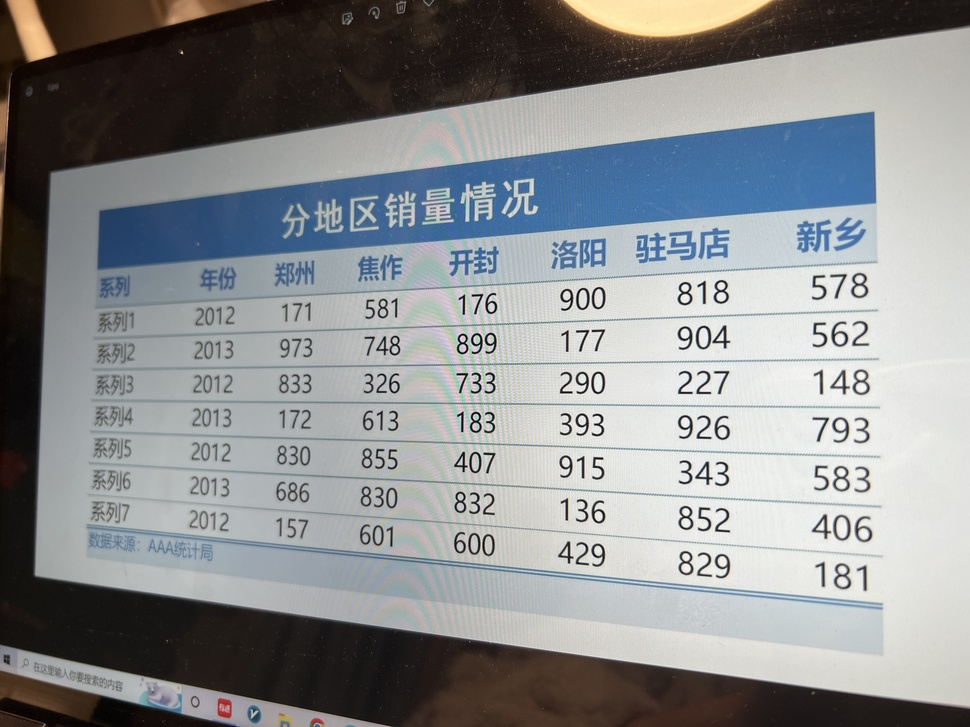
#> input picture data/4.jpg, 970 x 727 px, shrunk from 4032 x 3024 before the run, found by its file name
$ python draft1.py
#> lines starting #> are read from the running program, lines starting #| are printed output that depends on the picture; after the words box and inside, x2 and y2 are one past the last pixel; in counts of white or black regions, pixels touching at a corner belong together
import numpy as np
import cv2 as cv


def binary(img):
    gray=cv.cvtColor(img,cv.COLOR_BGR2GRAY)
    ret,binary = cv.threshold(gray,0,255,cv.THRESH_BINARY_INV|cv.THRESH_OTSU)
    return binary

def  Transformation(img,src):
    coords=np.column_stack(np.where(img>0))
    print(coords)
    print(coords.shape)
    angle =cv.minAreaRect(coords)[-1]    #最小外接矩形

    print(angle)
    if angle<-45:
        angle = -(90+angle)
    else:
        angle=-angle
    center = (w//2,h//2)
    M= cv.getRotationMatrix2D(center,angle,1.0) #传入中心和角度 得到旋转矩形
    rotated = cv.warpAffine(src,M,(w,h),flags=cv.INTER_CUBIC,borderMode=cv.BORDER_REPLICATE)
    cv.putText(rotated,'Angle:{:.2f} degrees'.format(angle),(10,30),cv.FONT_HERSHEY_SIMPLEX,0.7,(0,0,255),2)#绘制文字
    cv.imshow('Rotated',rotated)


src= cv.imread('4.jpg')
#> src is the input picture: shape (727, 970, 3); mean B, G, R 143.1, 141.6, 138.9
(h,w)=src.shape[:2]
#> h = 727; w = 970
gray=cv.cvtColor(src,cv.COLOR_BGR2GRAY)
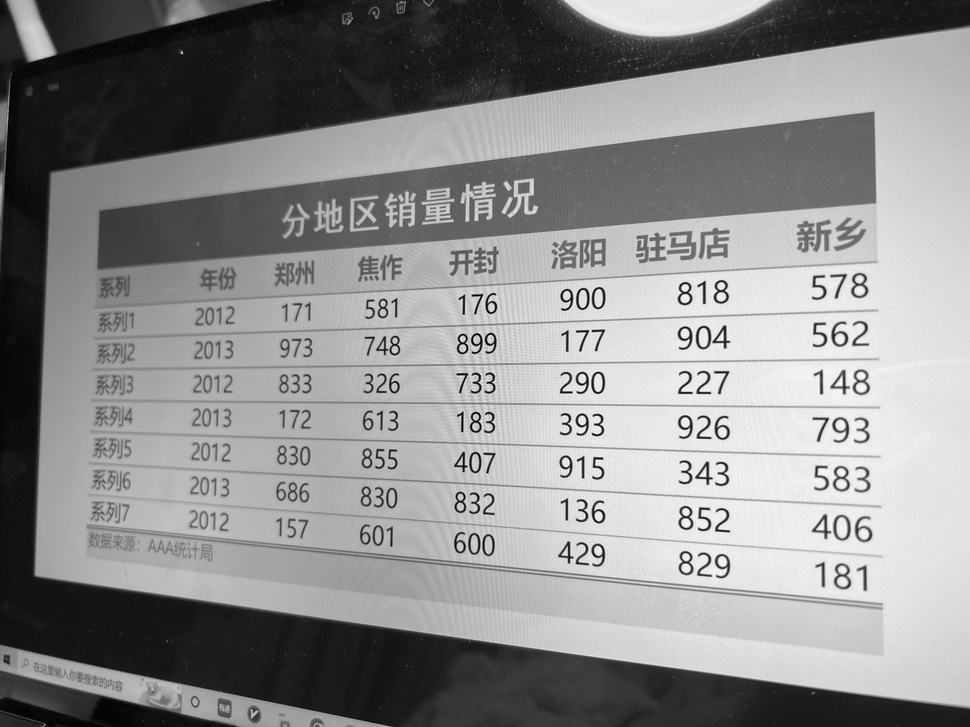
#> gray: shape (727, 970); min 0, max 255, mean 141
binary=binary(src)
#> in binary, `ret,binary = cv.threshold(gray,0,255,cv.THRESH_BINARY_INV|cv.THRESH_OT..`:
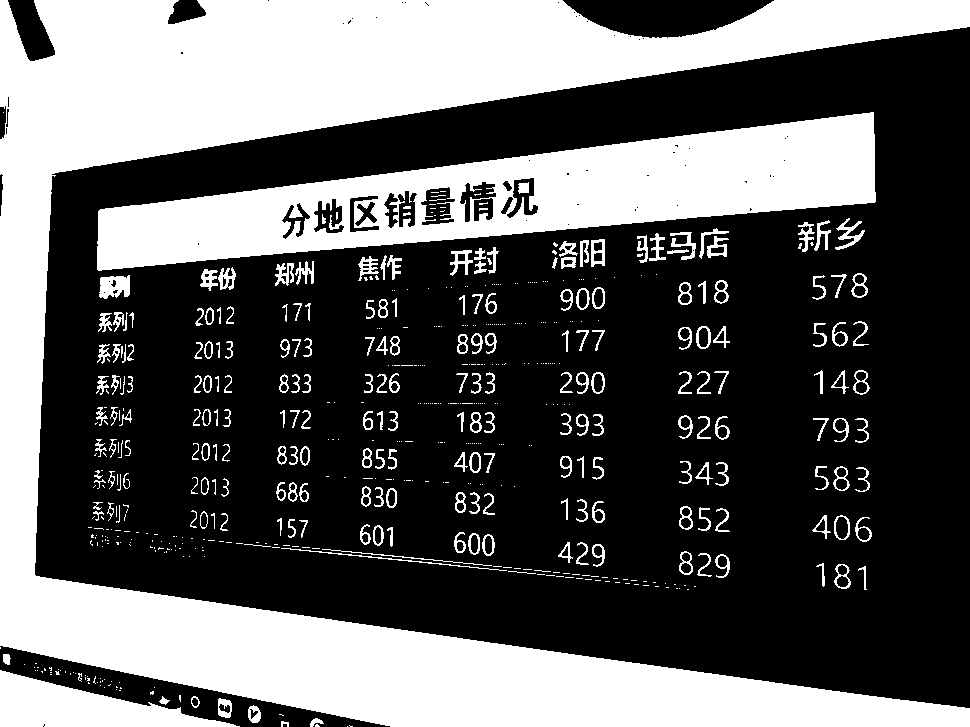
#> binary: shape (727, 970); 36.7% white; 595 white regions (367 under 20 px), largest, box (x1, y1, x2, y2) and area: (0, 0, 970, 727) 176514, (97, 112, 876, 271) 54107, (0, 670, 240, 727) 6808
#> in binary, `ret,binary = cv.threshold(gray,0,255,cv.THRESH_BINARY_INV|cv.THRESH_OT..`: ret = 121
Transformation(binary,src)
#> in Transformation, `coords=np.column_stack(np.where(img>0))`: coords = 259092 pairs, first value 0 to 726, second value 0 to 969
#> (printed output is left out)
#| (259092, 2)
#> in Transformation, `angle =cv.minAreaRect(coords)[-1]`: angle = -90
#| -90.0
#> in Transformation, `angle = -(90+angle)`: angle = 0
#> in Transformation, `M= cv.getRotationMatrix2D(center,angle,1.0)`: M = [[1, 0, 0], [0, 1, 0]]
#> in Transformation, `cv.putText(rotated,'Angle:{:.2f} degrees'.format(angle),(10,30),cv.FON..`:
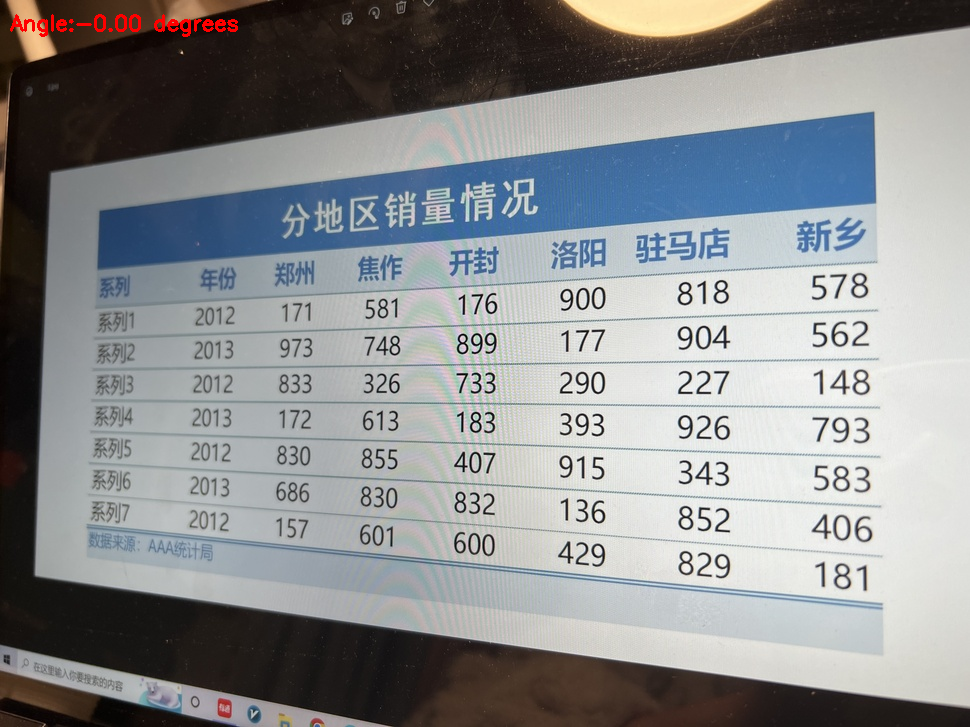
#> rotated: shape (727, 970, 3); 0.23% of pixels changed, all inside (x1, y1, x2, y2) = (10, 14, 238, 37)
cv.imshow('src',src)
cv.imshow('binary',binary)
cv.waitKey(0)

$ run again, with data/1.jpg copied over data/4.jpg
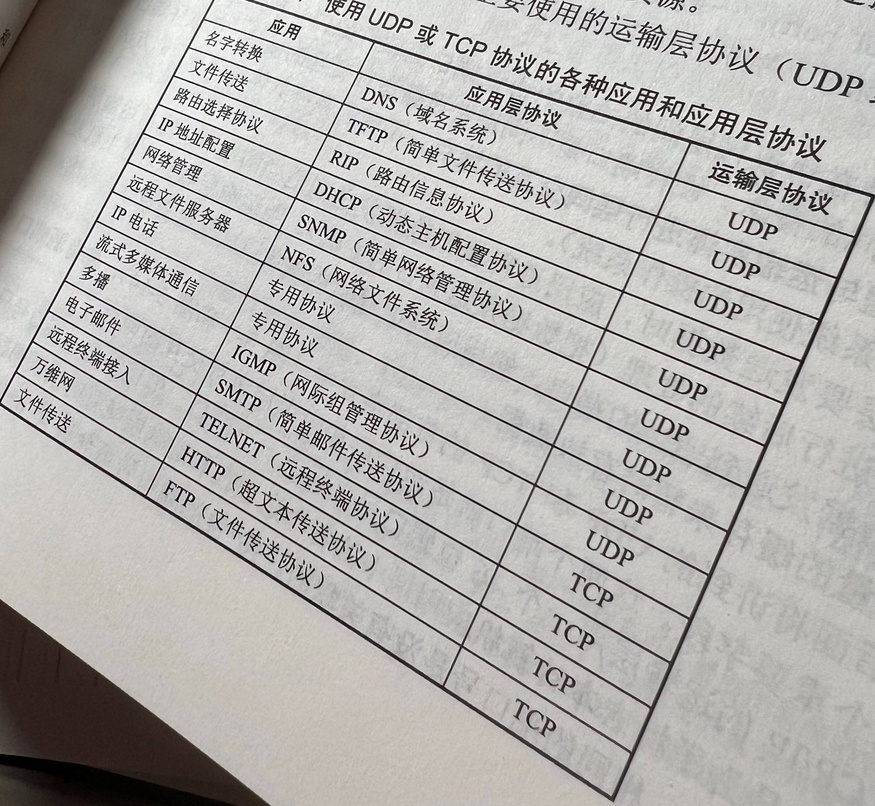
#> input picture data/1.jpg, 875 x 806 px, shrunk from 2814 x 2592 before the run, found by its file name
#> src is the input picture: shape (806, 875, 3); mean B, G, R 173.9, 176.6, 178.7
#> in binary, `ret,binary = cv.threshold(gray,0,255,cv.THRESH_BINARY_INV|cv.THRESH_OT..`:
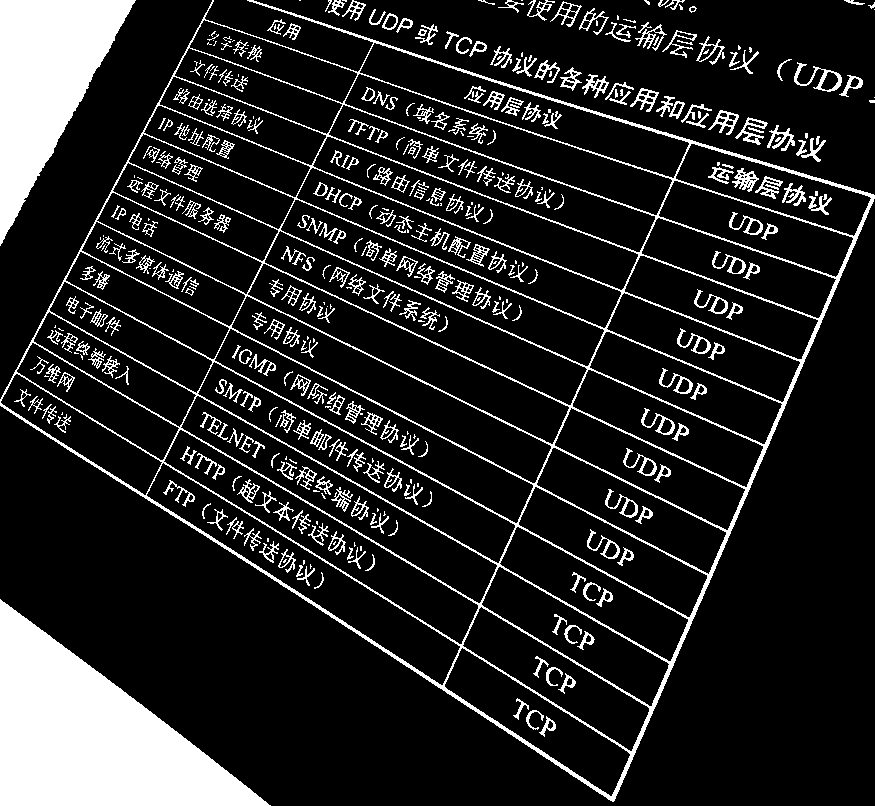
#> binary: shape (806, 875); 14.6% white; 453 white regions (118 under 20 px), largest, box (x1, y1, x2, y2) and area: (0, 599, 271, 806) 28510, (0, 0, 875, 802) 27207, (0, 0, 136, 246) 16758
#> ret = 124
#> coords = 103115 pairs, first value 0 to 805, second value 0 to 874
#> (printed output is left out)
#| (103115, 2)
#> in Transformation, `angle =cv.minAreaRect(coords)[-1]`: angle = -90
#| -90.0
#> in Transformation, `angle = -(90+angle)`: angle = 0
#> M = [[1, 0, 0], [0, 1, 0]]
#> in Transformation, `cv.putText(rotated,'Angle:{:.2f} degrees'.format(angle),(10,30),cv.FON..`:
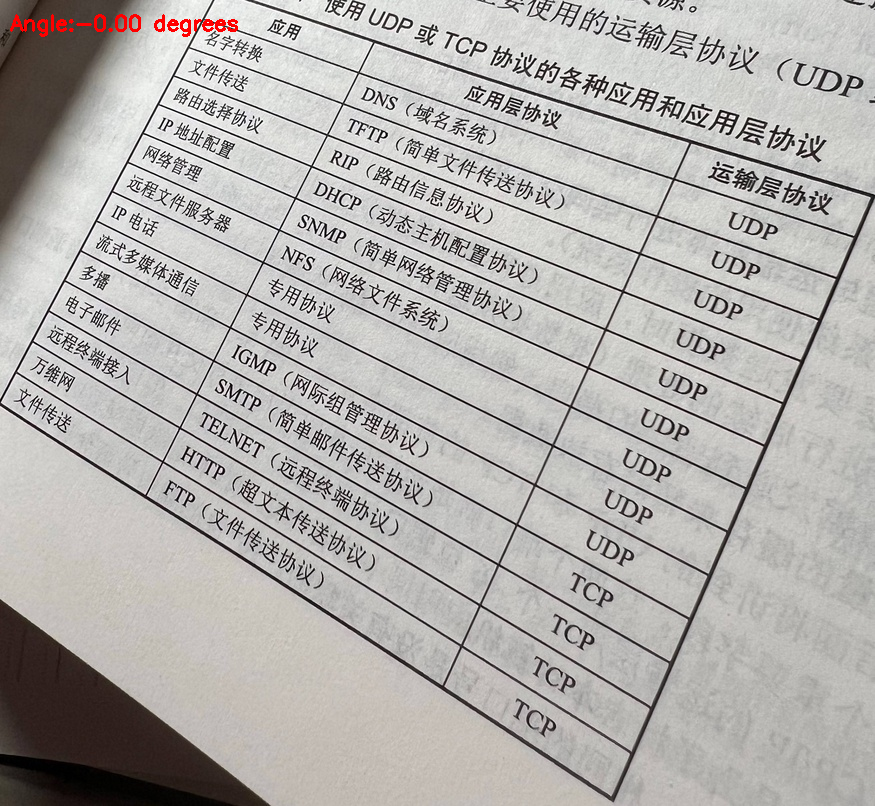
#> rotated: shape (806, 875, 3); 0.23% of pixels changed, all inside (x1, y1, x2, y2) = (10, 14, 238, 37)

$ run again, with data/10.jpg copied over data/4.jpg
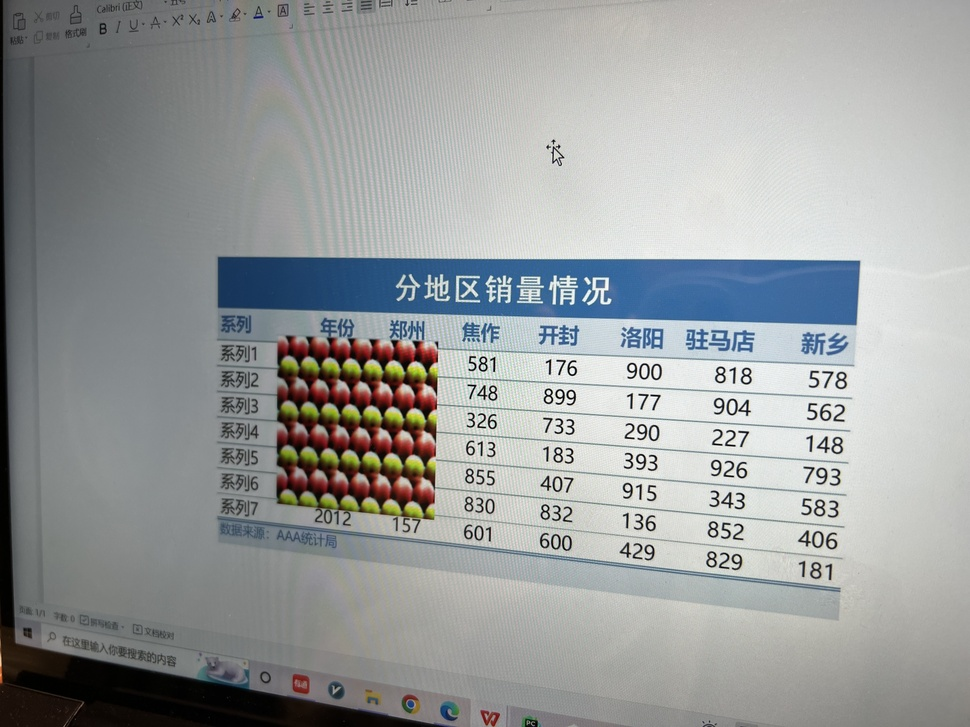
#> input picture data/10.jpg, 970 x 727 px, shrunk from 4032 x 3024 before the run, found by its file name
#> src is the input picture: shape (727, 970, 3); mean B, G, R 156.7, 156.6, 153.4
#> in binary, `ret,binary = cv.threshold(gray,0,255,cv.THRESH_BINARY_INV|cv.THRESH_OT..`:
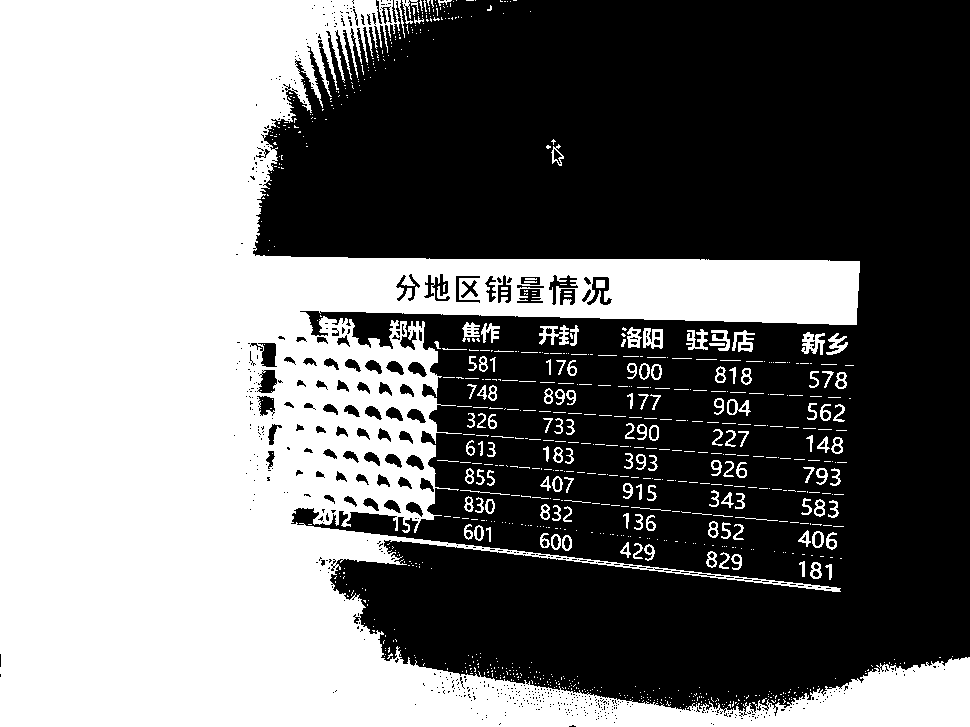
#> binary: shape (727, 970); 45.5% white; 876 white regions (733 under 20 px), largest, box (x1, y1, x2, y2) and area: (0, 0, 970, 727) 306759, (801, 332, 825, 355) 321, (539, 325, 569, 345) 305
#> ret = 151
#> coords = 320533 pairs, first value 0 to 726, second value 0 to 969
#> (printed output is left out)
#| (320533, 2)
#> in Transformation, `angle =cv.minAreaRect(coords)[-1]`: angle = -90
#| -90.0
#> in Transformation, `angle = -(90+angle)`: angle = 0
#> M = [[1, 0, 0], [0, 1, 0]]
#> in Transformation, `cv.putText(rotated,'Angle:{:.2f} degrees'.format(angle),(10,30),cv.FON..`:
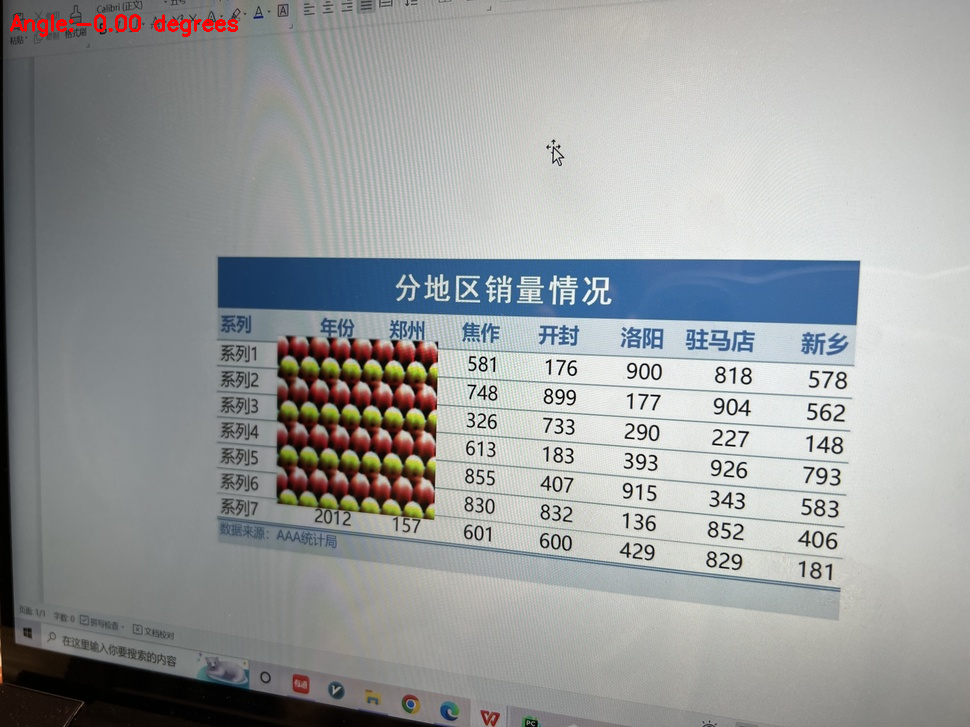
#> rotated: shape (727, 970, 3); 0.23% of pixels changed, all inside (x1, y1, x2, y2) = (10, 14, 238, 37)

$ run again, with data/2.jpg copied over data/4.jpg
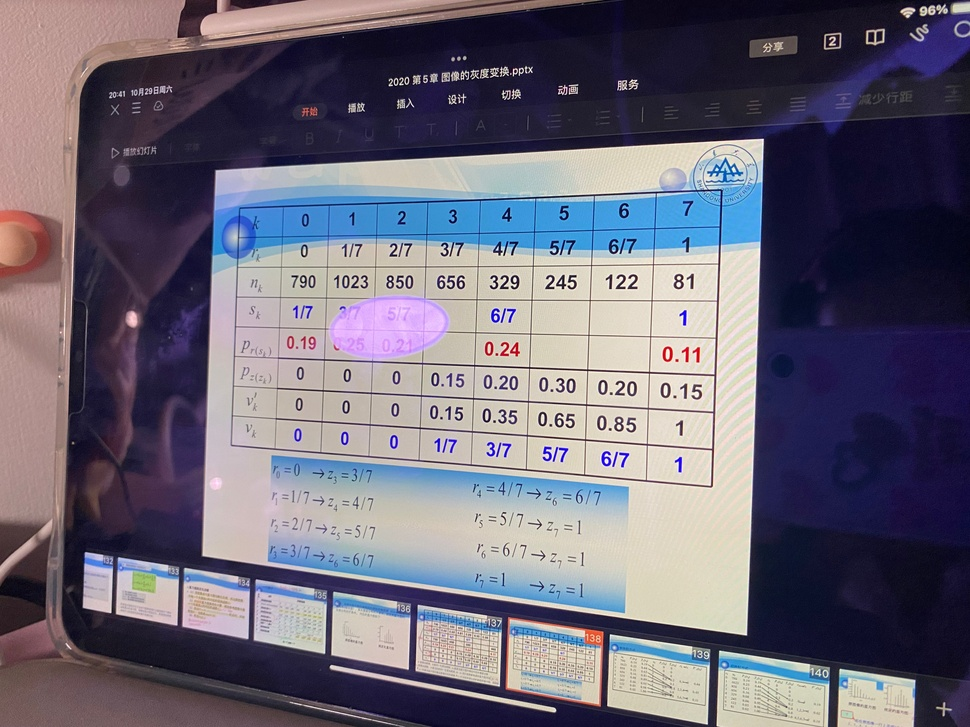
#> input picture data/2.jpg, 970 x 727 px, shrunk from 4032 x 3024 before the run, found by its file name
#> src is the input picture: shape (727, 970, 3); mean B, G, R 118.1, 103.4, 107.6
#> in binary, `ret,binary = cv.threshold(gray,0,255,cv.THRESH_BINARY_INV|cv.THRESH_OT..`:
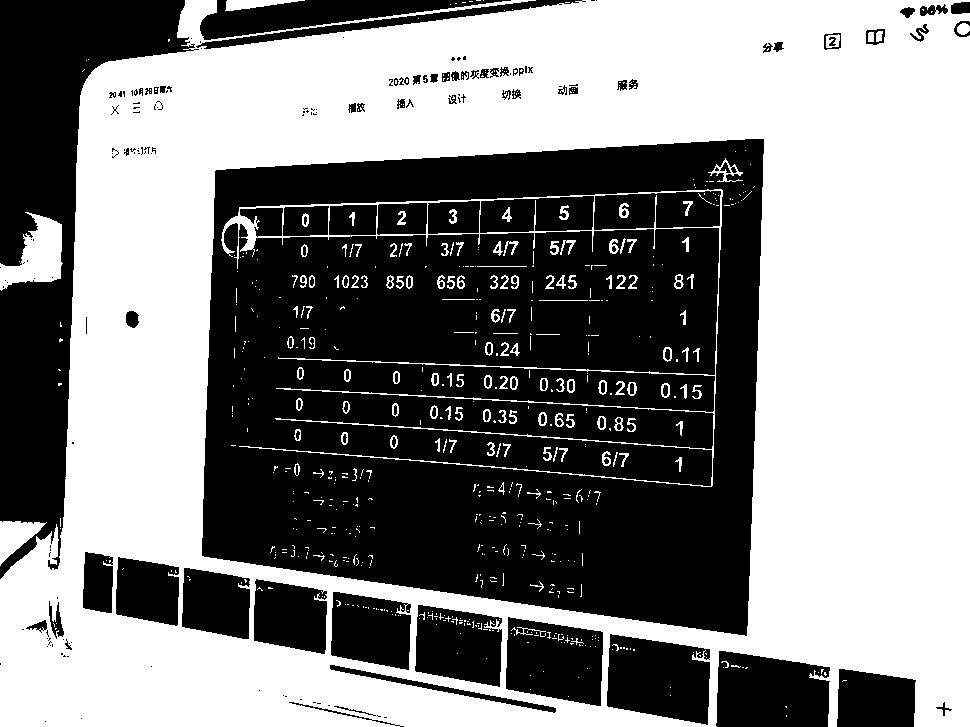
#> binary: shape (727, 970); 52.6% white; 214 black regions (111 under 20 px), largest, box (x1, y1, x2, y2) and area: (202, 139, 764, 636) 213906, (0, 0, 199, 579) 42618, (716, 651, 830, 727) 7456
#> ret = 110
#> coords = 370589 pairs, first value 0 to 726, second value 0 to 969
#> (printed output is left out)
#| (370589, 2)
#> in Transformation, `angle =cv.minAreaRect(coords)[-1]`: angle = -90
#| -90.0
#> in Transformation, `angle = -(90+angle)`: angle = 0
#> M = [[1, 0, 0], [0, 1, 0]]
#> in Transformation, `cv.putText(rotated,'Angle:{:.2f} degrees'.format(angle),(10,30),cv.FON..`:
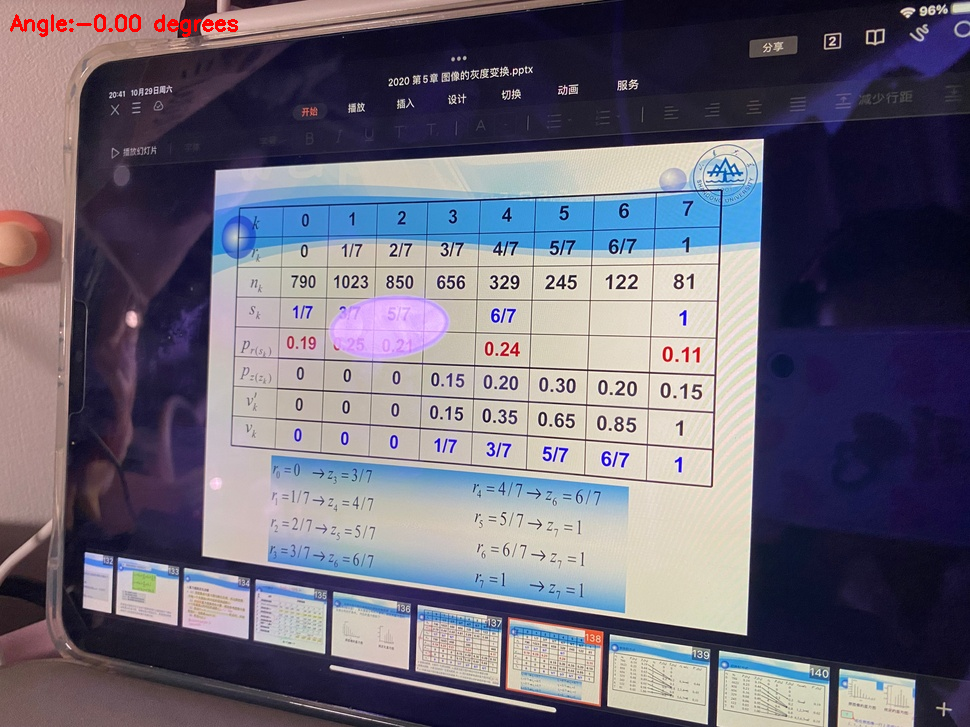
#> rotated: shape (727, 970, 3); 0.23% of pixels changed, all inside (x1, y1, x2, y2) = (10, 14, 238, 37)
